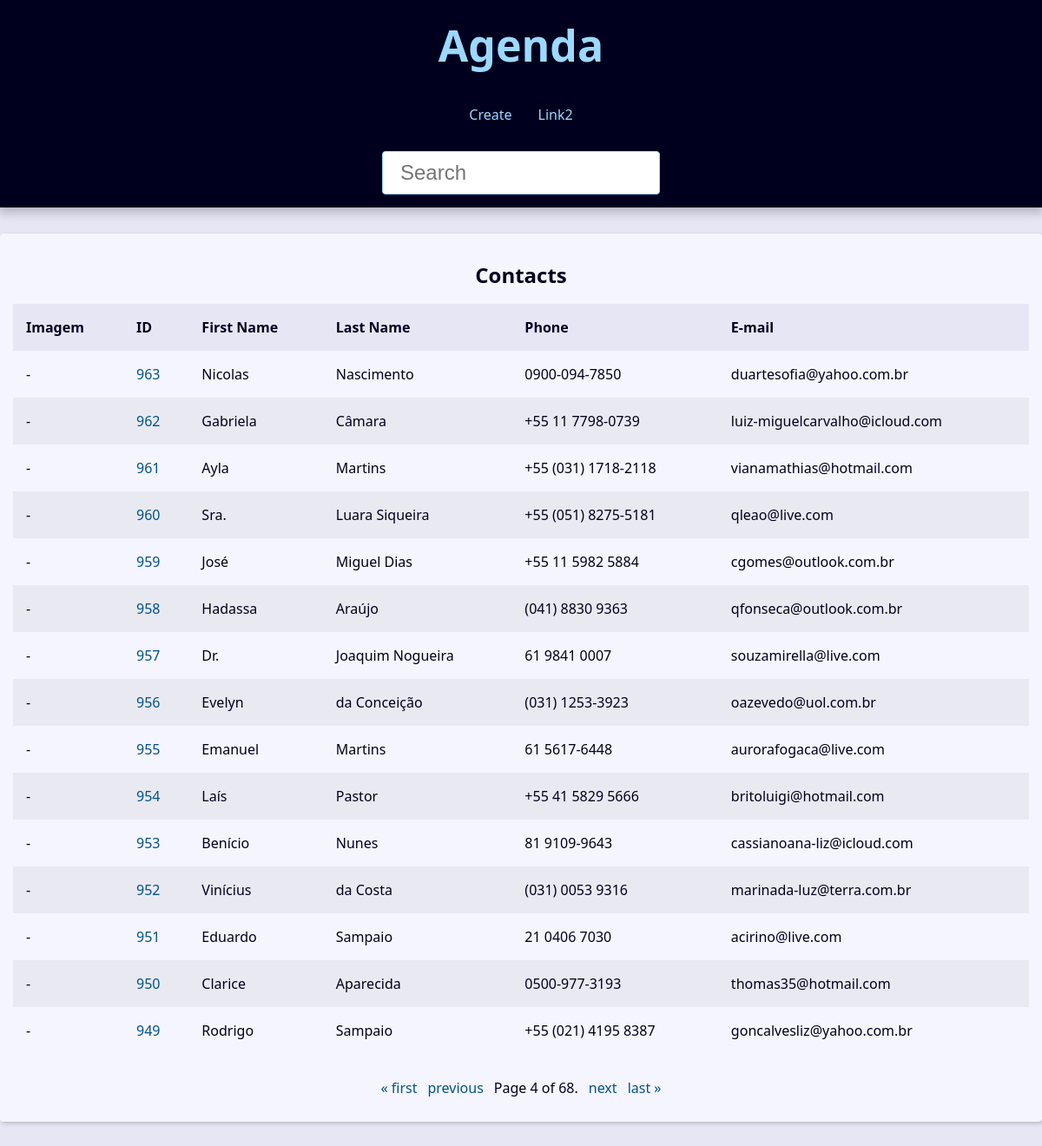
/?page=4&q=, run on the app's committed database.
### contact/models.py (models this page shows, shortened)
class Contact(models.Model):
    first_name   = models.CharField(max_length=50)
    last_name    = models.CharField(max_length=50, blank=True)
    phone        = models.CharField(max_length=50)
    email        = models.EmailField(max_length=254, blank=True)
    created_date = models.DateTimeField(default=timezone.now)
    description  = models.TextField(blank=True)
    show         = models.BooleanField(default=True)
    picture      = models.ImageField(blank=True, upload_to="pictures/%Y/%m/")
    category = models.ForeignKey(
                        Category,
                        on_delete=models.SET_NULL,
                        blank=True,
                        null=True
    )
    owner = models.ForeignKey(
        User,
        on_delete=models.SET_NULL,
        blank=True, null=True
    )
    class Meta:
        verbose_name = 'Contato'
        verbose_name_plural = 'Contatos'

### contact/views/contact_views.py (the view)
# urls.py: path('', views.index, name='index')         ,
def index(request):
    contacts = Contact.objects \
    .filter(show=True)         \
    .order_by('-id')
    paginator   = Paginator(contacts, 15)
    page_number = request.GET.get("page")
    page_obj    = paginator.get_page(page_number)
    context = {
        'page_obj': page_obj
    }
    return render(
        request,
        'contact/index.html',
        context
    )

### contact/templates/contact/index.html
{% extends 'global/base.html' %}
{% block content %}
  <div class="responsive-table">
    <table class="contacts-table">
      <caption class="table-caption ">
        Contacts
      </caption>
      <thead>
        <tr class="table-row table-row-header">
          <th class="table-header">Imagem</th>
          <th class="table-header">ID</th>
          <th class="table-header">First Name</th>
          <th class="table-header">Last Name</th>
          <th class="table-header">Phone</th>
          <th class="table-header">E-mail</th>
        </tr>
      </thead>
      <tbody>
        {% for contact in page_obj %}
          <tr class="table-row">
            <td class="table-cel">
              {% if contact.picture %}
                <img
                  src="{{ contact.picture.url }}"
                  alt="{{ contact.first_name }}"
                  style="
                    width: 50px;
                    height: 50px;
                    object-fit: cover;
                    border-radius: 50%;
                  "
                >
              {% else %}
                -
              {% endif %}
            </td>
            <td class="table-cel">
                <a
                    class="table-link"
                    href="{% url 'contact:contact' contact.id %}">
                    {{ contact.id }}
                </a>
            </td>
            <td class="table-cel">
              {{ contact.first_name }}
            </td>
            <td class="table-cel">
              {{ contact.last_name }}
            </td>
            <td class="table-cel">
              {{ contact.phone }}
            </td>
            <td class="table-cel">
              {{ contact.email }}
            </td>
          </tr>
        {% endfor %}
      </tbody>
    </table>
  </div>
{% endblock content %}

### base_static/global/css/style.css (style rules this page uses)
:root { --spacing: 1.5rem; --link-dark-color: rgb(0, 83, 134); --link-light-color: rgb(156, 217, 255); --clr-white: rgb(245, 245, 255); --clr-black: rgb(0, 0, 30); --clr-light-gray: rgb(230, 230, 245); --clr-dark-shadow-5: rgba(0, 0, 10, 5%); --clr-dark-shadow-10: rgba(0, 0, 10, 10%); --clr-dark-shadow-20: rgba(0, 0, 10, 20%); --clr-light-shadow-5: rgba(200, 200, 255, 5%); --clr-light-shadow-10: rgba(200, 200, 255, 10%); --clr-light-shadow-20: rgba(200, 200, 255, 20%); --main-page-width: 120rem; --table-min-width: 60rem; --biggest-font-size: 5rem; --bigger-font-size: 4rem; --big-font-size: 3.2rem; --medium-font-size: 2.4rem; --small-font-size: 1.6rem; --smaller-font-size: 1.4rem; --smallest-font-size: 1.2rem; --transition-fast: 300ms; --transition-medium: 600ms; --transition-slow: 1s; --default-border-radius: 4px; }
*, *::before, *::after { margin: 0; padding: 0; box-sizing: border-box; }
html { font-size: 62.5%; }
body { font-family: system-ui, -apple-system, BlinkMacSystemFont, 'Segoe UI', Roboto, Oxygen, Ubuntu, Cantarell, 'Open Sans', 'Helvetica Neue', sans-serif; line-height: 1.5; font-size: var(--small-font-size); color: var(--clr-black); -webkit-font-smoothing: antialiased; background: var(--clr-light-gray); }
.responsive-table { width: 100%; overflow-x: auto; }
.contacts-table { width: 100%; min-width: var(--table-min-width); border-collapse: collapse; }
.table-caption { font-size: var(--medium-font-size); font-weight: bold; padding: var(--spacing); }
.table-row { text-align: left; text-overflow: ellipsis; transition: background-color var(--transition-fast) ease-in-out; }
.table-row:nth-of-type(2n) { background: var(--clr-dark-shadow-5); }
.table-row-header { background: var(--clr-light-gray); color: var(--clr-black); }
.table-cel, .table-header { padding: var(--spacing); }
.table-link { color: var(--link-dark-color); transition: color var(--transition-fast) ease-in-out; text-decoration: none; }

### data on the page
Contact: id "963", first_name "Nicolas", last_name "Nascimento", phone "0900-094-7850", email "duartesofia@yahoo.com.br"
Contact: id "962", first_name "Gabriela", last_name "Câmara", phone "+55 11 7798-0739", email "luiz-miguelcarvalho@icloud.com"
Contact: id "961", first_name "Ayla", last_name "Martins", phone "+55 (031) 1718-2118", email "vianamathias@hotmail.com"
Contact: id "960", first_name "Sra.", last_name "Luara Siqueira", phone "+55 (051) 8275-5181", email "qleao@live.com"
Contact: id "959", first_name "José", last_name "Miguel Dias", phone "+55 11 5982 5884", email "cgomes@outlook.com.br"
Contact: id "958", first_name "Hadassa", last_name "Araújo", phone "(041) 8830 9363", email "qfonseca@outlook.com.br"
Contact: id "957", first_name "Dr.", last_name "Joaquim Nogueira", phone "61 9841 0007", email "souzamirella@live.com"
Contact: id "956", first_name "Evelyn", last_name "da Conceição", phone "(031) 1253-3923", email "oazevedo@uol.com.br"
Contact: id "955", first_name "Emanuel", last_name "Martins", phone "61 5617-6448", email "aurorafogaca@live.com"
Contact: id "954", first_name "Laís", last_name "Pastor", phone "+55 41 5829 5666", email "britoluigi@hotmail.com"
Contact: id "953", first_name "Benício", last_name "Nunes", phone "81 9109-9643", email "cassianoana-liz@icloud.com"
Contact: id "952", first_name "Vinícius", last_name "da Costa", phone "(031) 0053 9316", email "marinada-luz@terra.com.br"
Contact: id "951", first_name "Eduardo", last_name "Sampaio", phone "21 0406 7030", email "acirino@live.com"
Contact: id "950", first_name "Clarice", last_name "Aparecida", phone "0500-977-3193", email "thomas35@hotmail.com"
Contact: id "949", first_name "Rodrigo", last_name "Sampaio", phone "+55 (021) 4195 8387", email "goncalvesliz@yahoo.com.br"

### other printed values
{{ page_obj.number }} "4"
{{ page_obj.paginator.num_pages }} "68"
